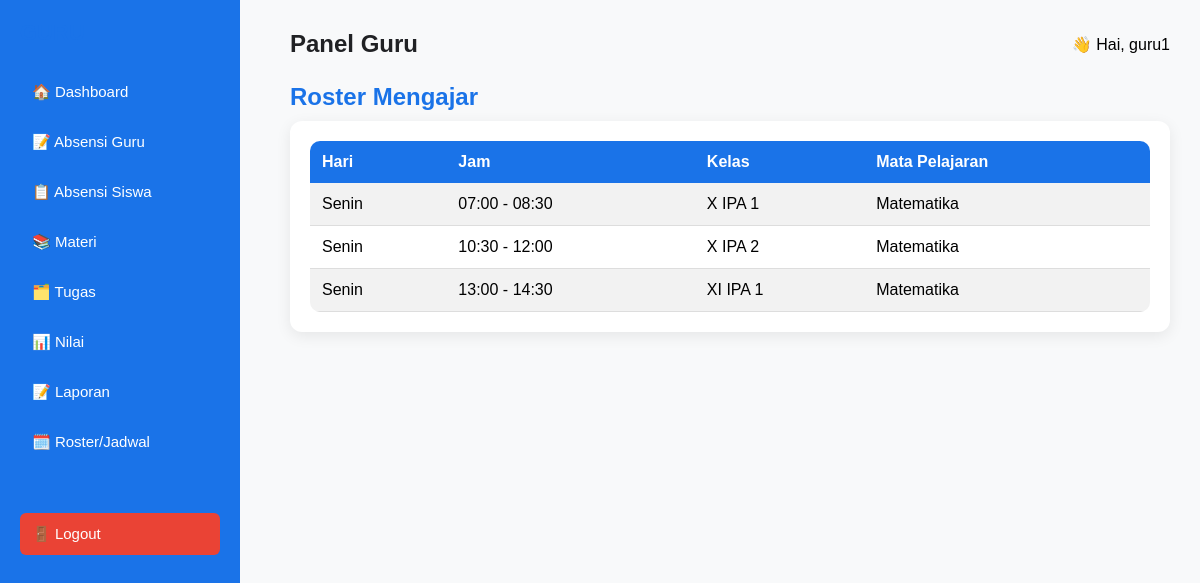
Screenshot of /views/guru/jadwal.php (signed in) with the database file from the repository.
### tables this page shows
CREATE TABLE `roster` (
  `id` int(11) NOT NULL,
  `id_kelas` int(11) NOT NULL,
  `id_mapel` int(11) NOT NULL,
  `id_guru` int(11) NOT NULL,
  `hari` enum('Senin','Selasa','Rabu','Kamis','Jumat','Sabtu') NOT NULL,
  `jam_mulai` time NOT NULL,
  `jam_selesai` time NOT NULL
);

CREATE TABLE `kelas` (
  `id` int(11) NOT NULL,
  `nama_kelas` varchar(50) NOT NULL,
  `id_tahun_ajaran` int(11) NOT NULL
);

CREATE TABLE `mapel` (
  `id` int(11) NOT NULL,
  `nama_mapel` varchar(100) NOT NULL
);

### helpers/auth_helper.php (called while the page is built, shortened)
<?php
function getGuruId(mysqli $conn){
    if(isset($_SESSION['guru_id']) && $_SESSION['guru_id']){
        return $_SESSION['guru_id'];
    }
    return null;
}

### views/guru/jadwal.php (the view, shortened to what this page needs)
<?php
include "../../config.php";
include "../../helpers/auth_helper.php";
$id_guru = getGuruId($conn);
$jadwal = mysqli_query($conn,
"SELECT roster.*, kelas.nama_kelas, mapel.nama_mapel
 FROM roster
 JOIN kelas ON roster.id_kelas = kelas.id
 JOIN mapel ON roster.id_mapel = mapel.id
 WHERE roster.id_guru = '$id_guru'
 ORDER BY FIELD(roster.hari,'Senin','Selasa','Rabu','Kamis','Jumat','Sabtu'), roster.jam_mulai");
?>
<!DOCTYPE html>
<html>
<head>
    <link rel="stylesheet" href="../../assets/css/style.css">
</head>
<body>
<?php include "sidebar.php"; ?>
<div class="content">
<?php include "header.php"; ?>
<h2>Roster Mengajar</h2>
<div class="card">
<table class="tabel">
    <tr>
        <th>Hari</th>
        <th>Jam</th>
        <th>Kelas</th>
        <th>Mata Pelajaran</th>
    </tr>
    <?php while($r = mysqli_fetch_assoc($jadwal)){ ?>
    <tr>
        <td><?= $r['hari']; ?></td>
        <td><?= substr($r['jam_mulai'],0,5); ?> - <?= substr($r['jam_selesai'],0,5); ?></td>
        <td><?= $r['nama_kelas']; ?></td>
        <td><?= $r['nama_mapel']; ?></td>
    </tr>
    <?php } ?>
</table>
</div>
</div>
</body>
</html>

### assets/css/style.css (style rules this page uses)
* { box-sizing: border-box; }
body { margin:0; padding:0; font-family:'Poppins', sans-serif; background:#F8F9FA; }
h2 { margin:0 0 10px; color:#1A73E8; }
.content { margin-left:260px; padding:30px; }
.card { background:white; padding:20px; border-radius:12px; box-shadow:0 4px 15px rgba(0,0,0,0.08); margin-bottom:20px; }
.tabel { width:100%; border-collapse:collapse; background:white; border-radius:10px; overflow:hidden; }
.tabel th { background:#1A73E8; color:white; padding:12px; text-align:left; }
.tabel td { padding:10px; border-bottom:1px solid #ddd; }
.tabel tr:nth-child(even) { background:#f2f2f2; }
.tabel td, .tabel th { padding:12px; }

### rows the page displays
roster: hari "Senin", jam_mulai "07:00", jam_selesai "08:30", id_kelas.nama_kelas "X IPA 1", id_mapel.nama_mapel "Matematika"
roster: hari "Senin", jam_mulai "10:30", jam_selesai "12:00", id_kelas.nama_kelas "X IPA 2", id_mapel.nama_mapel "Matematika"
roster: hari "Senin", jam_mulai "13:00", jam_selesai "14:30", id_kelas.nama_kelas "XI IPA 1", id_mapel.nama_mapel "Matematika"

### other values shown
$_SESSION['username'] "guru1"
